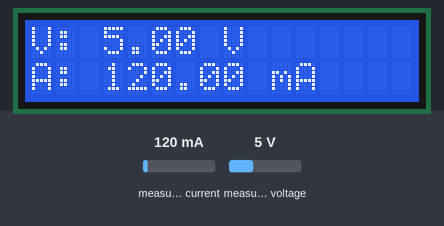
Simulated run of this sketch. Board: Arduino Uno, built with avr-gcc and run on an emulated ATmega328P. Parts: 16×2 character LCD. The test bench sets the inputs (shaded band); at power-on: measured current 120 mA, measured voltage 5 V. What the sketch prints to the serial monitor is not drawn.

Above: at 4.3 s.
4.4 s: measured current set to 40 mA
At 6.3 s:
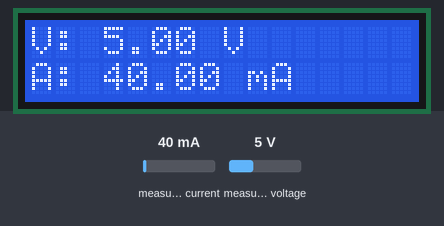
6.7 s: measured voltage set to 0.3 V
At 7.9 s:
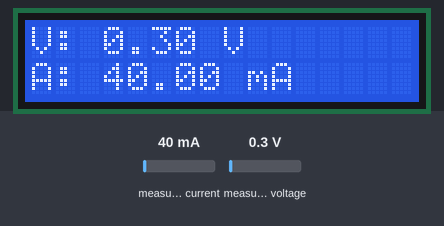
8.7 s: measured current set to 500 mA
At 10.5 s:
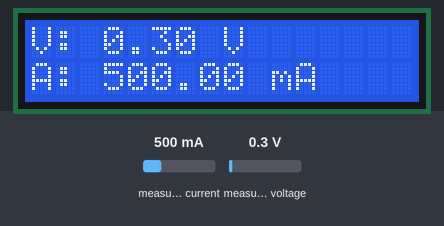
10.8 s: measured voltage set to 3.8 V
At 12.3 s:
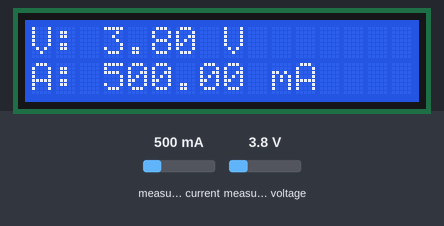
Timing chart, 0 to 13.8 s (numbered marks = the images above; inputs shaded):
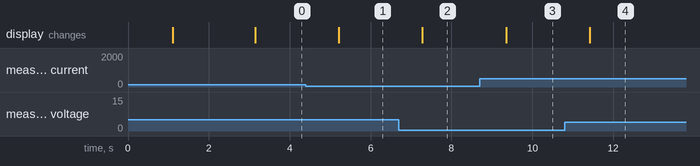

Measured:
- after the input at 4.4 s, the display: changes after 0.82 s (image 1)
- after the input at 6.7 s, the display: changes after 0.58 s (image 2)
- after the input at 8.7 s, the display: changes after 0.65 s (image 3)
- after the input at 10.8 s, the display: changes after 0.62 s (image 4)

The sketch:

Sarj_Modulu.ino
```cpp
#include <Wire.h>
#include <Adafruit_INA219.h>
#include <LiquidCrystal_I2C.h>

Adafruit_INA219 ina219;
// LCD Adresi genelde 0x27'dir, olmazsa 0x3F dene
LiquidCrystal_I2C lcd(0x27, 16, 2);

void setup(void) {
  Serial.begin(115200);
  lcd.init();
  lcd.backlight();

  lcd.setCursor(0, 0);
  lcd.print("Sistem Kontrol..");
  delay(1000);

  // INA219 Kontrolü
  if (!ina219.begin()) {
    lcd.clear();
    lcd.setCursor(0, 0);
    lcd.print("INA219: HATA!");
    lcd.setCursor(0, 1);
    lcd.print("Kablolari SIKISTIR");
    Serial.println("INA219 bulunamadi. Baglantilari kontrol et!");
    while (1) { delay(10); }
  }
  else
  {
    lcd.clear();
    lcd.setCursor(0, 0);
    lcd.print("INA219: OK!");
    lcd.setCursor(0, 1);
    lcd.print("Veri Bekleniyor..");
    Serial.println("INA219 Basariyla Baglandi.");
    delay(2000);
  }
  lcd.clear();
}

void loop(void) {
  float busvoltage = 0;
  float current_mA = 0;
  float power_mW = 0;

  // Verileri Oku
  busvoltage = ina219.getBusVoltage_V();
  current_mA = ina219.getCurrent_mA();
  power_mW = ina219.getPower_mW();

  // LCD Yazdırma
  lcd.setCursor(0, 0);
  lcd.print("V: "); lcd.print(busvoltage); lcd.print(" V   ");

  lcd.setCursor(0, 1);
  lcd.print("A: "); lcd.print(current_mA); lcd.print(" mA   ");

  // Seri Port Yazdırma (Yedek takip için)
  Serial.print("Voltaj: "); Serial.print(busvoltage); Serial.println(" V");
  Serial.print("Akim: "); Serial.print(current_mA); Serial.println(" mA");
  Serial.println("--------------------");

  delay(1000); // 1 saniyede bir güncelle
}
```
